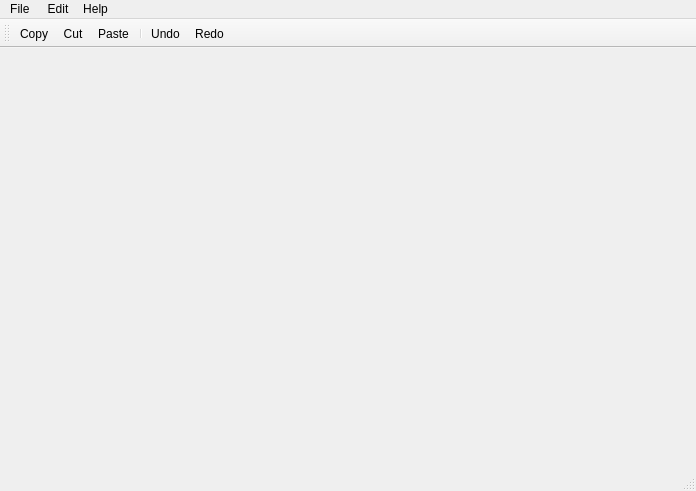
<?xml version="1.0" encoding="UTF-8"?>
<ui version="4.0">
 <class>MainWindow</class>
 <widget class="QMainWindow" name="MainWindow">
  <property name="geometry">
   <rect>
    <x>0</x>
    <y>0</y>
    <width>696</width>
    <height>491</height>
   </rect>
  </property>
  <property name="windowTitle">
   <string>MainWindow</string>
  </property>
  <widget class="QWidget" name="centralwidget"/>
  <widget class="QMenuBar" name="menubar">
   <property name="geometry">
    <rect>
     <x>0</x>
     <y>0</y>
     <width>696</width>
     <height>21</height>
    </rect>
   </property>
   <widget class="QMenu" name="menuFile">
    <property name="title">
     <string>File </string>
    </property>
    <addaction name="actionQuit"/>
   </widget>
   <widget class="QMenu" name="menuEdit">
    <property name="title">
     <string>Edit</string>
    </property>
    <addaction name="actionCopy"/>
    <addaction name="actionCut"/>
    <addaction name="actionPaste"/>
    <addaction name="separator"/>
    <addaction name="actionUndo"/>
    <addaction name="actionRedo"/>
   </widget>
   <widget class="QMenu" name="menuHelp">
    <property name="title">
     <string>Help</string>
    </property>
    <addaction name="actionAbout"/>
   </widget>
   <addaction name="menuFile"/>
   <addaction name="menuEdit"/>
   <addaction name="menuHelp"/>
  </widget>
  <widget class="QStatusBar" name="statusbar"/>
  <widget class="QToolBar" name="toolBar">
   <property name="windowTitle">
    <string>toolBar</string>
   </property>
   <attribute name="toolBarArea">
    <enum>TopToolBarArea</enum>
   </attribute>
   <attribute name="toolBarBreak">
    <bool>false</bool>
   </attribute>
   <addaction name="actionCopy"/>
   <addaction name="actionCut"/>
   <addaction name="actionPaste"/>
   <addaction name="separator"/>
   <addaction name="actionUndo"/>
   <addaction name="actionRedo"/>
  </widget>
  <action name="actionQuit">
   <property name="icon">
    <iconset resource="resource.qrc">
     <normaloff>:/File/images/square_14034319.png</normaloff>:/File/images/square_14034319.png</iconset>
   </property>
   <property name="text">
    <string>Quit</string>
   </property>
  </action>
  <action name="actionCopy">
   <property name="icon">
    <iconset resource="resource.qrc">
     <normaloff>:/Edit/images/paper-stack_10303709.png</normaloff>:/Edit/images/paper-stack_10303709.png</iconset>
   </property>
   <property name="text">
    <string>Copy</string>
   </property>
  </action>
  <action name="actionCut">
   <property name="icon">
    <iconset resource="resource.qrc">
     <normaloff>:/Edit/images/scissors_1077668.png</normaloff>:/Edit/images/scissors_1077668.png</iconset>
   </property>
   <property name="text">
    <string>Cut </string>
   </property>
  </action>
  <action name="actionPaste">
   <property name="icon">
    <iconset resource="resource.qrc">
     <normaloff>:/Edit/images/paste_10573679.png</normaloff>:/Edit/images/paste_10573679.png</iconset>
   </property>
   <property name="text">
    <string>Paste</string>
   </property>
  </action>
  <action name="actionAbout">
   <property name="icon">
    <iconset resource="resource.qrc">
     <normaloff>:/help/images/info_14099159.png</normaloff>:/help/images/info_14099159.png</iconset>
   </property>
   <property name="text">
    <string>About</string>
   </property>
  </action>
  <action name="actionUndo">
   <property name="icon">
    <iconset theme="edit-undo"/>
   </property>
   <property name="text">
    <string>Undo</string>
   </property>
  </action>
  <action name="actionRedo">
   <property name="icon">
    <iconset theme="edit-redo"/>
   </property>
   <property name="text">
    <string>Redo</string>
   </property>
  </action>
 </widget>
 <resources>
  <include location="resource.qrc"/>
 </resources>
 <connections/>
</ui>
